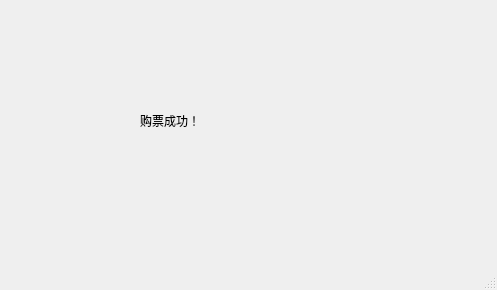
<?xml version="1.0" encoding="UTF-8"?>
<ui version="4.0">
 <class>success</class>
 <widget class="QMainWindow" name="success">
  <property name="geometry">
   <rect>
    <x>0</x>
    <y>0</y>
    <width>497</width>
    <height>290</height>
   </rect>
  </property>
  <property name="windowTitle">
   <string>MainWindow</string>
  </property>
  <widget class="QWidget" name="centralwidget">
   <widget class="QLabel" name="label">
    <property name="geometry">
     <rect>
      <x>140</x>
      <y>100</y>
      <width>131</width>
      <height>41</height>
     </rect>
    </property>
    <property name="text">
     <string>购票成功！</string>
    </property>
   </widget>
  </widget>
  <widget class="QStatusBar" name="statusbar"/>
 </widget>
 <resources/>
 <connections/>
</ui>
